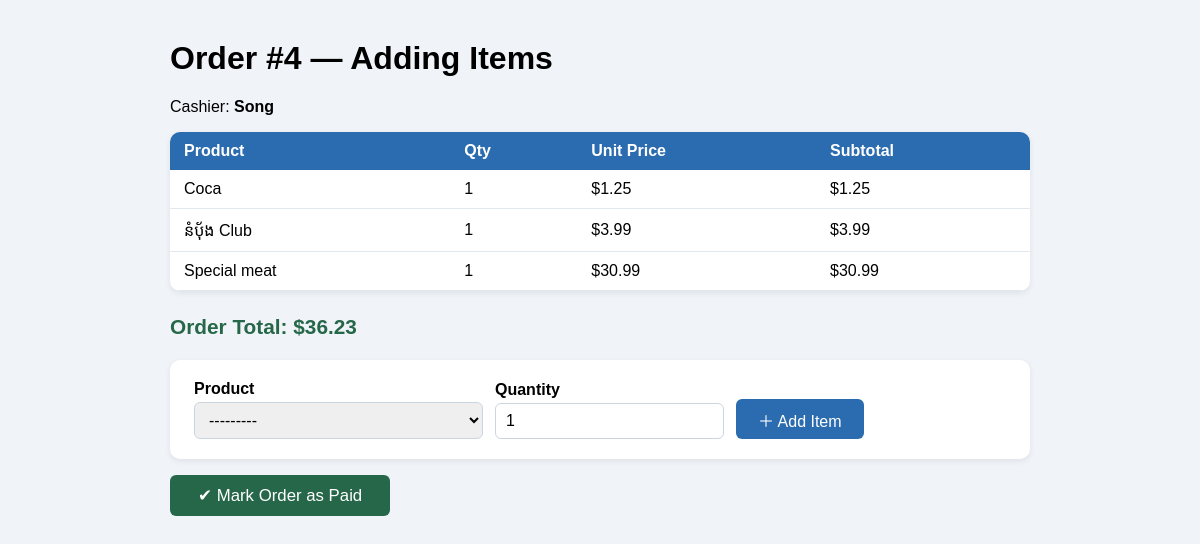
The page /sales/orders/4/items/ (signed in) on the database its author committed.
### sales/models.py (models this page shows, shortened)
class Order(models.Model):
    STATUS_CHOICES = [
        ('open',       'បានបើក'),
        ('paid',       'បានបង់'),
        ('refunded',   'បានសង'),
        ('cancelled',  'បានលុបចោល'),
    ]
    cashier    = models.ForeignKey(User, on_delete=models.SET_NULL, null=True, related_name='orders')
    status     = models.CharField(max_length=20, choices=STATUS_CHOICES, default='open')
    created_at = models.DateTimeField(auto_now_add=True)
    notes      = models.TextField(blank=True)
    @property
    def total(self):
        subtotal = sum(item.subtotal for item in self.items.all())
        try:
            return subtotal - self.discount.amount
        except Discount.DoesNotExist:
            return subtotal
    class Meta:
        ordering = ['-created_at']

class OrderItem(models.Model):
    order      = models.ForeignKey(Order, on_delete=models.CASCADE, related_name='items')
    product    = models.ForeignKey(Product, on_delete=models.PROTECT)
    quantity   = models.PositiveIntegerField(default=1)
    unit_price = models.DecimalField(max_digits=8, decimal_places=2)
    @property
    def subtotal(self):
        return self.unit_price * self.quantity

class Product(models.Model):
    CATEGORY_CHOICES = [
        ('food',        'អាហារ និងភេសជ្ជៈ'),
        ('electronics', 'អេឡិចត្រូនិក'),
        ('clothing',    'សម្លៀកបំពាក់'),
        ('household',   'គ្រឿងសង្ហារឹម'),
        ('other',       'ផ្សេងៗ'),
    ]
    name       = models.CharField(max_length=200)
    category   = models.CharField(max_length=20, choices=CATEGORY_CHOICES)
    price      = models.DecimalField(max_digits=8, decimal_places=2)   # ឧ. 12.99
    stock      = models.PositiveIntegerField(default=0)                # ចំនួនក្នុងស្តុក
    barcode    = models.CharField(max_length=50, unique=True, blank=True)
    is_active  = models.BooleanField(default=True)                     # លាក់ទំនិញឈប់លក់
    image      = models.ImageField(upload_to='products/', null=True, blank=True)
    def __str__(self):
        return f"{self.name}  —  ${self.price}  (ស្តុក: {self.stock})"
    class Meta:
        ordering = ['name']

### sales/views.py (the view)
# urls.py: path('orders/<int:pk>/items/', views.add_item,       name='add_item'),
@login_required
def add_item(request, pk):
    order = get_object_or_404(Order, pk=pk)
    if request.method == 'POST':
        if 'mark_paid' in request.POST:
            order.status = 'paid'
            order.save()
            return redirect('order_list')
        item_form = OrderItemForm(request.POST)
        if item_form.is_valid():
            item = item_form.save(commit=False)
            item.order      = order
            item.unit_price = item.product.price   # រក្សាតម្លៃទុក
            item.save()
            product = item.product         # ទាញយកផលិតផល
            product.stock -= item.quantity # ដកចំនួនដែលលក់ចេញពីស្តុក
            product.save()                 # រក្សាទុកការផ្លាស់ប្តូរចូល Database
            return redirect('add_item', pk=order.pk)
    else:
        item_form = OrderItemForm()
    return render(request, 'sales/add_item.html', {
        'order':     order,
        'item_form': item_form,
        'items':     order.items.select_related('product'),
    })

### sales/forms.py (shortened to what this page needs)
class OrderItemForm(forms.ModelForm):
    class Meta:
        model  = OrderItem
        fields = ['product', 'quantity']

### sales/templates/sales/add_item.html (shortened to what this page needs)
<!DOCTYPE html>
<html lang="en">
<head>
</head>
<body>
    <h1>Order #{{ order.pk }} — Adding Items</h1>
    <p>Cashier: <strong>{{ order.cashier }}</strong></p>
    <table>
        <thead><tr><th>Product</th><th>Qty</th><th>Unit Price</th><th>Subtotal</th></tr></thead>
        <tbody>
        {% for item in items %}
        <tr>
            <td>{{ item.product.name }}</td>
            <td>{{ item.quantity }}</td>
            <td>${{ item.unit_price }}</td>
            <td>${{ item.subtotal }}</td>
        </tr>
        {% empty %}
        <tr><td colspan="4" style="color:#888;text-align:center">No items yet.</td></tr>
        {% endfor %}
        </tbody>
    </table>
    <p class="total">Order Total: ${{ order.total }}</p>
    <form class="add" method="post">
        {% for field in item_form %}
        <div class="field-container">
            <label>{{ field.label }}</label>
            {{ field }}
        </div>
        {% endfor %}
        <button class="btn-add" type="submit">＋ Add Item</button>
    </form>
    <form method="post">
        <button class="btn-paid" name="mark_paid" type="submit">✔ Mark Order as Paid</button>
    </form>
</body>
</html>

### sales/templates/sales/add_item.html (style rules this page uses)
body { font-family: Arial, sans-serif; max-width: 860px; margin: 40px auto; background: #f0f4f8; padding: 0 20px; }
table { width: 100%; border-collapse: collapse; background: white; border-radius: 10px; overflow: hidden; box-shadow: 0 2px 6px rgba(0,0,0,0.08); margin-bottom: 24px; }
th { background: #2b6cb0; color: white; padding: 10px 14px; text-align: left; }
td { padding: 10px 14px; border-bottom: 1px solid #e2e8f0; }
.total { font-size: 1.3em; font-weight: bold; color: #276749; }
form.add { background: white; padding: 20px 24px; border-radius: 10px; box-shadow: 0 2px 6px rgba(0,0,0,0.08); display: flex; gap: 12px; align-items: flex-end; flex-wrap: wrap; }
form.add label { font-weight: bold; display: block; margin-bottom: 4px; }
form.add select, form.add input { padding: 8px 10px; border: 1px solid #cbd5e0; border-radius: 6px; font-size: 1em; }
.btn-add { background: #2b6cb0; color: white; border: none; border-radius: 6px; padding: 9px 22px; font-size: 1em; cursor: pointer; height: 40px; }
.btn-paid { background: #276749; color: white; border: none; border-radius: 6px; padding: 10px 28px; font-size: 1.05em; cursor: pointer; margin-top: 16px; }

### rows shown on the page
Order: pk "4", cashier "Song", total "36.23"
OrderItem: product.name "Coca", quantity "1", unit_price "1.25", subtotal "1.25"
OrderItem: product.name "នំប៉័ង Club", quantity "1", unit_price "3.99", subtotal "3.99"
OrderItem: product.name "Special meat", quantity "1", unit_price "30.99", subtotal "30.99"

### other values the page prints
{{ field.label }} "Product" "Quantity"
